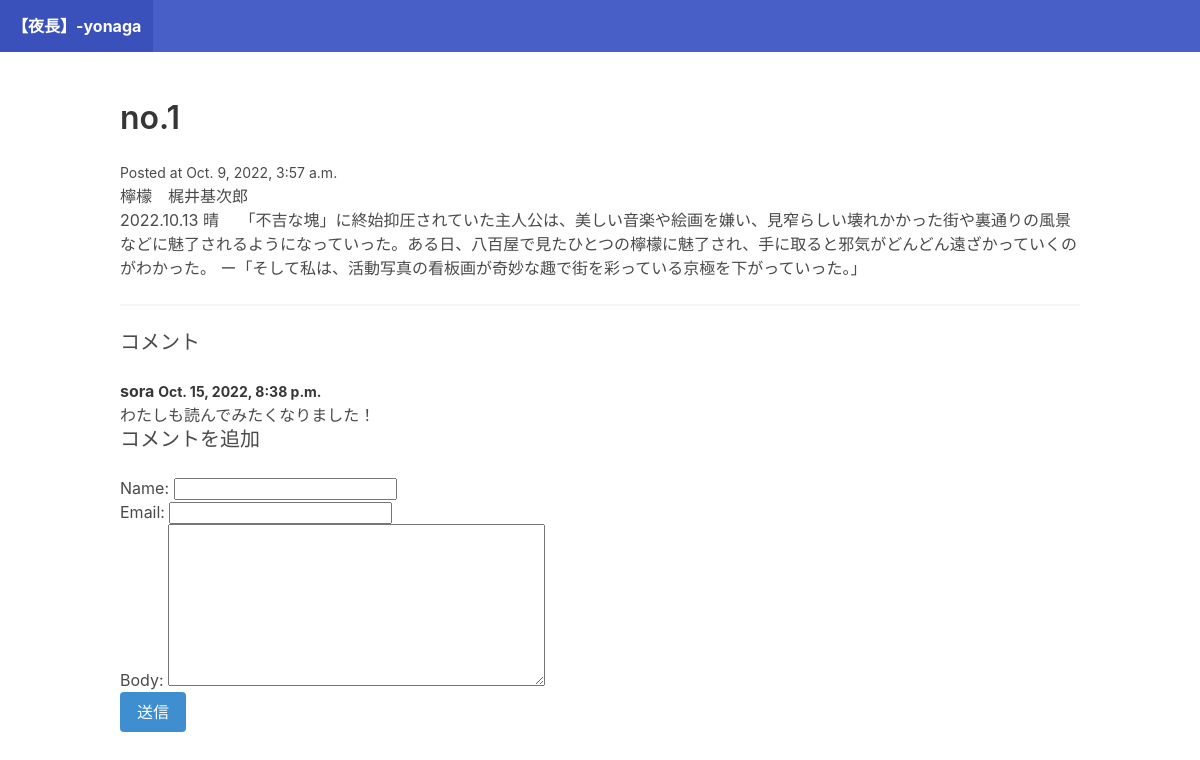
Page /post-1/ on the committed database.
### blog/models.py (models this page shows)
class Post(models.Model):
    title = models.CharField(max_length=255)
    slug = models.SlugField()
    intro = models.TextField()
    body = models.TextField()
    posted_date = models.DateTimeField(auto_now_add=True)

class Comment(models.Model):
    post = models.ForeignKey(
        Post, related_name="comments", on_delete=models.CASCADE)
    name = models.CharField(max_length=255)
    email = models.EmailField()
    body = models.TextField()
    posted_date = models.DateTimeField(auto_now_add=True)

### blog/views.py (the view)
# urls.py: path("<slug:slug>/", post_detail, name = "post_detail")
def post_detail(request, slug):
    post = Post.objects.get(slug=slug)
    if request.method == "POST":
        form = CommentForm(request.POST)
        if form.is_valid():
            comment = form.save(commit=False)
            comment.post = post
            comment.save()
            return redirect("post_detail", slug=post.slug)
    else:
        form = CommentForm()
    return render(request, "blog/post_detail.html",{"post": post, "form":form})

### blog/forms.py
class CommentForm(forms.ModelForm):
    class Meta:
        model = Comment
        fields = ["name", "email", "body"]

### blog/templates/blog/post_detail.html (shortened to what this page needs)
{% extends "blog/base.html" %}
{% block content %}
    <h1 class="title">{{post.title}}</h2>
    <small>Posted at {{post.posted_date}}</small>
    <p>{{post.intro}}</p>
    <p>{{post.body}}</p>
    <hr />
    <h2 class = "subtitle">コメント</h2>
    {% for comment in post.comments.all %}
    <article class ="media">
        <div class="madia-content">
            <div class="content">
                <p>
                    <strong>
                        {{comment.name}}
                        <small>{{comment.posted_date}} </small>
                    </strong>
                    <br>
                    {{comment.body}}
                </p>
            </div>
        </div>
    </article>
    {% empty %}
    <div class="notification">
        <p> コメントはまだありません</p>
    </div>
    <hr>
    {% endfor %}
    <h2 class ="subtitle"> コメントを追加　</h2>
    <form action="." methot="post">
        {{form.as_p}}
        <div class ="field">
            <div class="control">
                <button class="button is-info">送信</button>
            </div>
    </form>
{% endblock %}

### rows in the picture
Post: title "no.1", posted_date "Oct. 9, 2022, 3:57 a.m.", intro "檸檬 梶井基次郎", body "2022.10.13 晴 「不吉な塊」に終始抑圧されていた主人公は、美しい音楽や絵画を嫌い、見窄らしい壊れかかった街や裏通りの風景などに魅了されるようになっていった。ある日、八百屋で見たひとつの檸檬に魅了され、手に取ると邪気がどんどん遠ざかっていくのがわかった。 ー「そして私は、活動写真の看板画が奇妙な趣で街を彩っている京極を下がっていった。」"
Comment: name "sora", posted_date "Oct. 15, 2022, 8:38 p.m.", body "わたしも読んでみたくなりました！"
